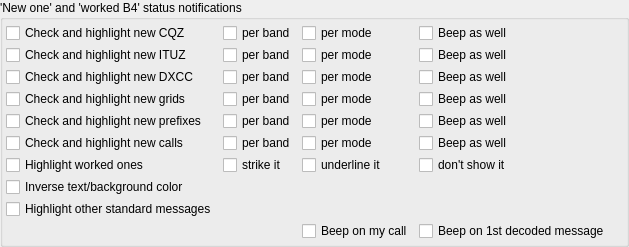
          <widget class="QGroupBox" name="highlight_group_box">
           <property name="title">
            <string>'New one' and 'worked B4' status notifications</string>
           </property>
           <layout class="QGridLayout" name="gridLayout_20">
            <property name="leftMargin">
             <number>3</number>
            </property>
            <property name="topMargin">
             <number>3</number>
            </property>
            <property name="rightMargin">
             <number>3</number>
            </property>
            <property name="bottomMargin">
             <number>3</number>
            </property>
            <property name="verticalSpacing">
             <number>6</number>
            </property>
            <item row="0" column="0">
             <layout class="QGridLayout" name="gridLayout_19">
              <property name="verticalSpacing">
               <number>2</number>
              </property>
              <item row="0" column="0">
               <widget class="QCheckBox" name="newCQZ_check_box">
                <property name="toolTip">
                 <string>&lt;html&gt;&lt;head/&gt;&lt;body&gt;&lt;p&gt;Highlight messages with CQ Zones which do not exist in the wsjtx_log.adi log file.&lt;/p&gt;&lt;/body&gt;&lt;/html&gt;</string>
                </property>
                <property name="text">
                 <string>Check and highlight new CQZ</string>
                </property>
               </widget>
              </item>
              <item row="0" column="1">
               <widget class="QCheckBox" name="newCQZBand_check_box">
                <property name="toolTip">
                 <string>&lt;html&gt;&lt;head/&gt;&lt;body&gt;&lt;p&gt;Highlight messages with CQ Zones which are new on the band according to the data from wsjtx_log.adi log file.&lt;/p&gt;&lt;/body&gt;&lt;/html&gt;</string>
                </property>
                <property name="text">
                 <string>per band</string>
                </property>
               </widget>
              </item>
              <item row="0" column="2">
               <widget class="QCheckBox" name="newCQZBandMode_check_box">
                <property name="toolTip">
                 <string>&lt;html&gt;&lt;head/&gt;&lt;body&gt;&lt;p&gt;Highlight messages with CQ Zones which are new in the mode according to the data from wsjtx_log.adi log file.&lt;/p&gt;&lt;/body&gt;&lt;/html&gt;</string>
                </property>
                <property name="text">
                 <string>per mode</string>
                </property>
               </widget>
              </item>
              <item row="0" column="3">
               <widget class="QCheckBox" name="beep_on_newCQZ_check_box">
                <property name="toolTip">
                 <string>Use also system sound for the notification.</string>
                </property>
                <property name="text">
                 <string>Beep as well</string>
                </property>
               </widget>
              </item>
              <item row="1" column="0">
               <widget class="QCheckBox" name="newITUZ_check_box">
                <property name="toolTip">
                 <string>&lt;html&gt;&lt;head/&gt;&lt;body&gt;&lt;p&gt;Highlight messages with ITU Zones which do not exist in the wsjtx_log.adi log file.&lt;/p&gt;&lt;/body&gt;&lt;/html&gt;</string>
                </property>
                <property name="text">
                 <string>Check and highlight new ITUZ</string>
                </property>
               </widget>
              </item>
              <item row="1" column="1">
               <widget class="QCheckBox" name="newITUZBand_check_box">
                <property name="toolTip">
                 <string>&lt;html&gt;&lt;head/&gt;&lt;body&gt;&lt;p&gt;Highlight messages with ITU Zones which are new on the band according to the data from wsjtx_log.adi log file.&lt;/p&gt;&lt;/body&gt;&lt;/html&gt;</string>
                </property>
                <property name="text">
                 <string>per band</string>
                </property>
               </widget>
              </item>
              <item row="1" column="2">
               <widget class="QCheckBox" name="newITUZBandMode_check_box">
                <property name="toolTip">
                 <string>&lt;html&gt;&lt;head/&gt;&lt;body&gt;&lt;p&gt;Highlight messages with ITU Zones which are new in the mode according to the data from wsjtx_log.adi log file.&lt;/p&gt;&lt;/body&gt;&lt;/html&gt;</string>
                </property>
                <property name="text">
                 <string>per mode</string>
                </property>
               </widget>
              </item>
              <item row="1" column="3">
               <widget class="QCheckBox" name="beep_on_newITUZ_check_box">
                <property name="toolTip">
                 <string>Use also system sound for the notification.</string>
                </property>
                <property name="text">
                 <string>Beep as well</string>
                </property>
               </widget>
              </item>
              <item row="2" column="0">
               <widget class="QCheckBox" name="newDXCC_check_box">
                <property name="toolTip">
                 <string>&lt;html&gt;&lt;head/&gt;&lt;body&gt;&lt;p&gt;Highlight messages with DXCC countries which do not exist in the wsjtx_log.adi log file.&lt;/p&gt;&lt;/body&gt;&lt;/html&gt;</string>
                </property>
                <property name="text">
                 <string>Check and highlight new DXCC</string>
                </property>
               </widget>
              </item>
              <item row="2" column="1">
               <widget class="QCheckBox" name="newDXCCBand_check_box">
                <property name="toolTip">
                 <string>&lt;html&gt;&lt;head/&gt;&lt;body&gt;&lt;p&gt;Highlight messages with DXCC countries which are new on the band according to the data from wsjtx_log.adi log file.&lt;/p&gt;&lt;/body&gt;&lt;/html&gt;</string>
                </property>
                <property name="text">
                 <string>per band</string>
                </property>
               </widget>
              </item>
              <item row="2" column="2">
               <widget class="QCheckBox" name="newDXCCBandMode_check_box">
                <property name="toolTip">
                 <string>&lt;html&gt;&lt;head/&gt;&lt;body&gt;&lt;p&gt;Highlight messages with DXCC countries which are new in the mode according to the data from wsjtx_log.adi log file.&lt;/p&gt;&lt;/body&gt;&lt;/html&gt;</string>
                </property>
                <property name="text">
                 <string>per mode</string>
                </property>
               </widget>
              </item>
              <item row="2" column="3">
               <widget class="QCheckBox" name="beep_on_newDXCC_check_box">
                <property name="toolTip">
                 <string>Use also system sound for the notification.</string>
                </property>
                <property name="text">
                 <string>Beep as well</string>
                </property>
               </widget>
              </item>
              <item row="3" column="0">
               <widget class="QCheckBox" name="newGrid_check_box">
                <property name="toolTip">
                 <string>&lt;html&gt;&lt;head/&gt;&lt;body&gt;&lt;p&gt;Highlight messages with grid squares which do not exist in the wsjtx_log.adi log file.&lt;/p&gt;&lt;/body&gt;&lt;/html&gt;</string>
                </property>
                <property name="text">
                 <string>Check and highlight new grids</string>
                </property>
               </widget>
              </item>
              <item row="3" column="1">
               <widget class="QCheckBox" name="newGridBand_check_box">
                <property name="toolTip">
                 <string>&lt;html&gt;&lt;head/&gt;&lt;body&gt;&lt;p&gt;Highlight messages with grid squares which are new on the band according to the data from wsjtx_log.adi log file.&lt;/p&gt;&lt;/body&gt;&lt;/html&gt;</string>
                </property>
                <property name="text">
                 <string>per band</string>
                </property>
               </widget>
              </item>
              <item row="3" column="2">
               <widget class="QCheckBox" name="newGridBandMode_check_box">
                <property name="toolTip">
                 <string>&lt;html&gt;&lt;head/&gt;&lt;body&gt;&lt;p&gt;Highlight messages with grid squares which are new in the mode according to the data from wsjtx_log.adi log file.&lt;/p&gt;&lt;/body&gt;&lt;/html&gt;</string>
                </property>
                <property name="text">
                 <string>per mode</string>
                </property>
               </widget>
              </item>
              <item row="3" column="3">
               <widget class="QCheckBox" name="beep_on_newGrid_check_box">
                <property name="toolTip">
                 <string>Use also system sound for the notification.</string>
                </property>
                <property name="text">
                 <string>Beep as well</string>
                </property>
               </widget>
              </item>
              <item row="4" column="0">
               <widget class="QCheckBox" name="newPx_check_box">
                <property name="toolTip">
                 <string>&lt;html&gt;&lt;head/&gt;&lt;body&gt;&lt;p&gt;Highlight messages with prefixes which do not exist in the wsjtx_log.adi log file.&lt;/p&gt;&lt;/body&gt;&lt;/html&gt;</string>
                </property>
                <property name="text">
                 <string>Check and highlight new prefixes</string>
                </property>
               </widget>
              </item>
              <item row="4" column="1">
               <widget class="QCheckBox" name="newPxBand_check_box">
                <property name="toolTip">
                 <string>&lt;html&gt;&lt;head/&gt;&lt;body&gt;&lt;p&gt;Highlight messages with prefixes which are new on the band according to the data from wsjtx_log.adi log file.&lt;/p&gt;&lt;/body&gt;&lt;/html&gt;</string>
                </property>
                <property name="text">
                 <string>per band</string>
                </property>
               </widget>
              </item>
              <item row="4" column="2">
               <widget class="QCheckBox" name="newPxBandMode_check_box">
                <property name="toolTip">
                 <string>&lt;html&gt;&lt;head/&gt;&lt;body&gt;&lt;p&gt;Highlight messages with prefixes which are new in the mode according to the data from wsjtx_log.adi log file.&lt;/p&gt;&lt;/body&gt;&lt;/html&gt;</string>
                </property>
                <property name="text">
                 <string>per mode</string>
                </property>
               </widget>
              </item>
              <item row="4" column="3">
               <widget class="QCheckBox" name="beep_on_newPx_check_box">
                <property name="toolTip">
                 <string>Use also system sound for the notification.</string>
                </property>
                <property name="text">
                 <string>Beep as well</string>
                </property>
               </widget>
              </item>
              <item row="5" column="0">
               <widget class="QCheckBox" name="newCall_check_box">
                <property name="toolTip">
                 <string>&lt;html&gt;&lt;head/&gt;&lt;body&gt;&lt;p&gt;Highlight messages with callsigns which do not exist in the wsjtx_log.adi log file.&lt;/p&gt;&lt;/body&gt;&lt;/html&gt;</string>
                </property>
                <property name="text">
                 <string>Check and highlight new calls</string>
                </property>
               </widget>
              </item>
              <item row="5" column="1">
               <widget class="QCheckBox" name="newCallBand_check_box">
                <property name="toolTip">
                 <string>&lt;html&gt;&lt;head/&gt;&lt;body&gt;&lt;p&gt;Highlight messages with callsigns which are new on the band according to the data from wsjtx_log.adi log file.&lt;/p&gt;&lt;/body&gt;&lt;/html&gt;</string>
                </property>
                <property name="text">
                 <string>per band</string>
                </property>
               </widget>
              </item>
              <item row="5" column="2">
               <widget class="QCheckBox" name="newCallBandMode_check_box">
                <property name="toolTip">
                 <string>&lt;html&gt;&lt;head/&gt;&lt;body&gt;&lt;p&gt;Highlight messages with callsigns which are new in the mode according to the data from wsjtx_log.adi log file.&lt;/p&gt;&lt;/body&gt;&lt;/html&gt;</string>
                </property>
                <property name="text">
                 <string>per mode</string>
                </property>
               </widget>
              </item>
              <item row="5" column="3">
               <widget class="QCheckBox" name="beep_on_newCall_check_box">
                <property name="toolTip">
                 <string>Use also system sound for the notification.</string>
                </property>
                <property name="text">
                 <string>Beep as well</string>
                </property>
               </widget>
              </item>
              <item row="6" column="0">
               <widget class="QCheckBox" name="workedColor_check_box">
                <property name="toolTip">
                 <string>&lt;html&gt;&lt;head/&gt;&lt;body&gt;&lt;p&gt;Use color notification for messages with the worked DXCC, Grid, Call.&lt;/p&gt;&lt;/body&gt;&lt;/html&gt;</string>
                </property>
                <property name="text">
                 <string>Highlight worked ones</string>
                </property>
               </widget>
              </item>
              <item row="6" column="1">
               <widget class="QCheckBox" name="workedStriked_check_box">
                <property name="toolTip">
                 <string>&lt;html&gt;&lt;head/&gt;&lt;body&gt;&lt;p&gt;Messages with worked DXCC, Grid, Call will be striked.&lt;/p&gt;&lt;/body&gt;&lt;/html&gt;</string>
                </property>
                <property name="statusTip">
                 <string>&lt;html&gt;&lt;head/&gt;&lt;body&gt;&lt;p&gt;Messages with worked Call will be striked&lt;/p&gt;&lt;/body&gt;&lt;/html&gt;</string>
                </property>
                <property name="text">
                 <string>strike it</string>
                </property>
               </widget>
              </item>
              <item row="6" column="2">
               <widget class="QCheckBox" name="workedUnderlined_check_box">
                <property name="toolTip">
                 <string>&lt;html&gt;&lt;head/&gt;&lt;body&gt;&lt;p&gt;Messages with worked DXCC, Grid, Call will be underlined.&lt;/p&gt;&lt;/body&gt;&lt;/html&gt;</string>
                </property>
                <property name="text">
                 <string>underline it</string>
                </property>
               </widget>
              </item>
              <item row="6" column="3">
               <widget class="QCheckBox" name="workedDontShow_check_box">
                <property name="toolTip">
                 <string>&lt;html&gt;&lt;head/&gt;&lt;body&gt;&lt;p&gt;Messages with worked DXCC, Grid, Call where there is no MyCall will be skipped in the decoded text window&lt;/p&gt;&lt;/body&gt;&lt;/html&gt;</string>
                </property>
                <property name="text">
                 <string>don't show it</string>
                </property>
               </widget>
              </item>
              <item row="7" column="0">
               <widget class="QCheckBox" name="txtColor_check_box">
                <property name="toolTip">
                 <string>&lt;html&gt;&lt;head/&gt;&lt;body&gt;&lt;p&gt;Invert text&lt;-&gt;background color for received messages&lt;/p&gt;&lt;/body&gt;&lt;/html&gt;</string>
                </property>
                <property name="text">
                 <string>Inverse text/background color</string>
                </property>
               </widget>
              </item>
              <item row="8" column="0">
               <widget class="QCheckBox" name="newPotential_check_box">
                <property name="toolTip">
                 <string>&lt;html&gt;&lt;head/&gt;&lt;body&gt;&lt;p&gt;By default 'CQ' and 'MyCall' messages being only checked, this setting allows to check also other received standard messages for new DXCC, Grid, Call. 'Other standard message' color being used for the notification&lt;/p&gt;&lt;/body&gt;&lt;/html&gt;</string>
                </property>
                <property name="text">
                 <string>Highlight other standard messages</string>
                </property>
               </widget>
              </item>
              <item row="8" column="4">
               <spacer name="horizontalSpacer_7">
                <property name="orientation">
                 <enum>Qt::Horizontal</enum>
                </property>
                <property name="sizeHint" stdset="0">
                 <size>
                  <width>13</width>
                  <height>13</height>
                 </size>
                </property>
               </spacer>
              </item>
              <item row="9" column="3">
               <widget class="QCheckBox" name="beep_on_firstMsg_check_box">
                <property name="toolTip">
                 <string>&lt;html&gt;&lt;head/&gt;&lt;body&gt;&lt;p&gt;Use system sound for notification as soon as the first message is decoded in the RX interval.&lt;/p&gt;&lt;/body&gt;&lt;/html&gt;</string>
                </property>
                <property name="text">
                 <string>Beep on 1st decoded message</string>
                </property>
               </widget>
              </item>
              <item row="9" column="2">
               <widget class="QCheckBox" name="beep_on_my_call_check_box">
                <property name="toolTip">
                 <string>&lt;html&gt;&lt;head/&gt;&lt;body&gt;&lt;p&gt;Use system sound for notification if there is MyCall in the received message.&lt;/p&gt;&lt;/body&gt;&lt;/html&gt;</string>
                </property>
                <property name="text">
                 <string>Beep on my call</string>
                </property>
               </widget>
              </item>
             </layout>
            </item>
           </layout>
          </widget>
